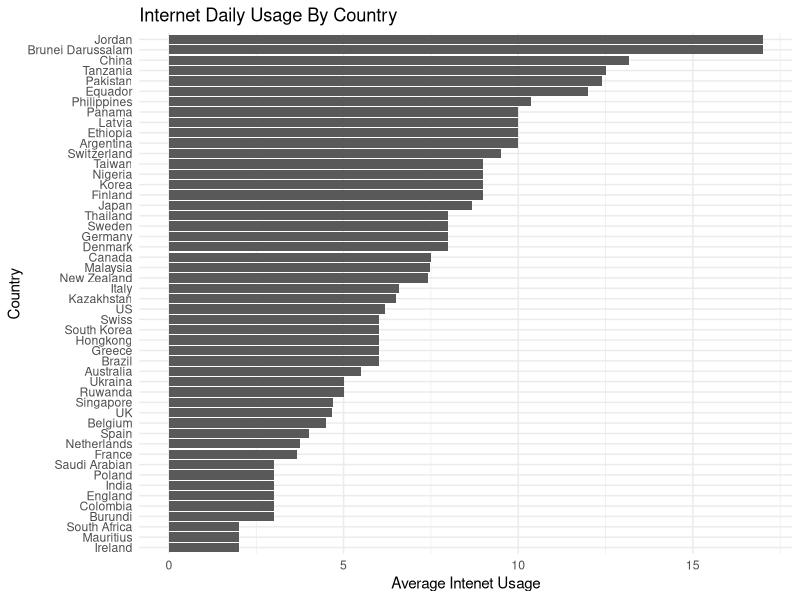
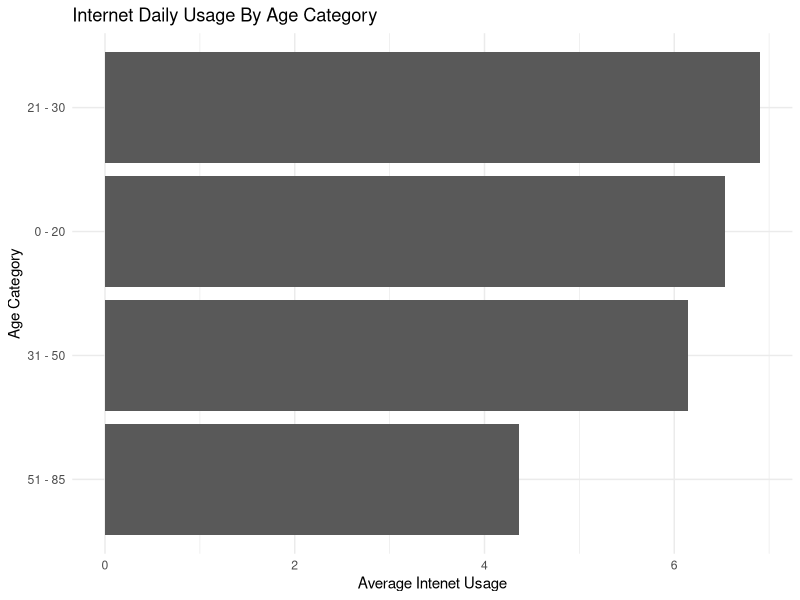

Reproduce these figures in R, in order.
library(readxl)
library(tidyverse)
library(here)
library(dplyr)
library(tidyr)
library(ggplot2)

file <- read_excel(path = here("data-raw/Smartphone_usage_and_Intenational_Tourist_Behavior.xlsx"))
head(file)

# delete na valou from age
class(file)
filter.age <- file %>% as.data.frame() %>% drop_na(p_age)

#Add New Column For Categories
add.category <- filter.age %>% mutate(Category = case_when(
  p_age > 0 & p_age <= 20 ~ "0 - 20",
  p_age > 20 & p_age <= 30 ~ "21 - 30",
  p_age > 30 & p_age <= 50 ~ "31 - 50",
  p_age > 50 & p_age <= 85 ~ "51 - 85",
))

country.mean.internet.usage <- add.category %>% select(p_country, internet_daily_usage)
category.mean.internet.usage <- add.category %>% select(Category, internet_daily_usage)

country.mean <- country.mean.internet.usage %>% group_by(p_country) %>% summarize(average = round(mean(internet_daily_usage), 2)) 
category.mean <- category.mean.internet.usage %>% group_by(Category) %>% summarize(average = round(mean(internet_daily_usage), 2))


ggplot(data = country.mean, mapping = aes(x = reorder(p_country, average), y = average)) + 
    geom_bar(stat = "identity") + 
  labs(title = "Internet Daily Usage By Country",
       x = "Country",
       y = "Average Intenet Usage") +
  coord_flip() +
  theme_minimal()


ggplot(data = category.mean, mapping = aes(x = reorder(Category, average), y = average)) + 
  geom_bar(stat = "identity") + 
  labs(title = "Internet Daily Usage By Age Category",
       x = "Age Category",
       y = "Average Intenet Usage") +
  coord_flip() +
  theme_minimal()
